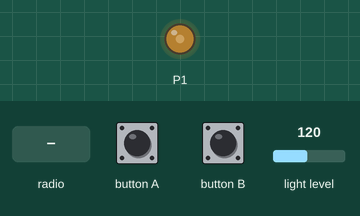
This program was run on a simulated BBC micro:bit (MakeCode). On the bench: output pins drawn as LEDs (lit = HIGH). The test bench sets the inputs (shaded band); at power-on: light level 120.

Above: at 2.2 s.
2.3 s: light level set to 5
At 3.2 s:
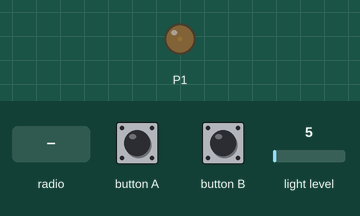
4.0 s: button A pressed for 0.15 s
At 4.39 s:
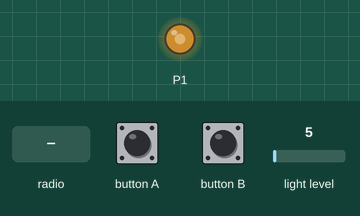
6.1 s: radio message "1" arrives
At 7.5 s:
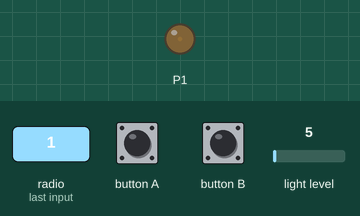
Timing chart, 0 to 9.1 s (numbered marks = the images above; inputs shaded):
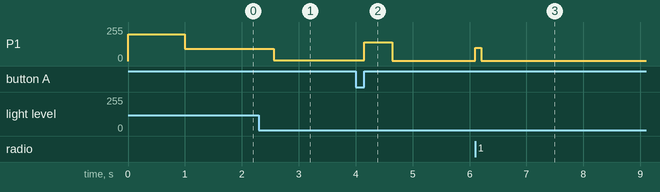

The program:

main.ts
```typescript
radio.onReceivedNumber(function (receivedNumber) {
    if (receivedNumber == 1) {
        LightUP()
    } else if (receivedNumber == 2) {
        LightDown()
    }
})
input.onButtonPressed(Button.A, function () {
    LightUP()
})
function LightUP () {
    LightLevel = LightLevel / 1.41421356
    if (LightLevel < 1) {
        LightLevel = 0
    }
    pins.analogWritePin(AnalogPin.P1, LightLevel)
}
function LightDown () {
    LightLevel = LightLevel * 1.41421356
    if (LightLevel > 1023) {
        LightLevel = 1023
    }
    if (LightLevel == 0) {
        LightLevel = 1
    }
    pins.analogWritePin(AnalogPin.P1, LightLevel)
}
function 光適応 () {
    Light = input.lightLevel()
    pins.analogWritePin(AnalogPin.P1, Light * 4 * (LightLevel / 1023))
}
input.onButtonPressed(Button.B, function () {
    LightDown()
})
let Light = 0
let LightLevel = 0
LightLevel = 800
pins.analogWritePin(AnalogPin.P1, LightLevel)
radio.setGroup(123)
basic.pause(1000)
basic.forever(function () {
    光適応()
    basic.pause(500)
})
```

test.ts
```typescript
// テストはここに来ます。このパッケージが拡張機能として使用されるときにはコンパイルされません。
```

Measured:
- after the input at 2.3 s, P1: 93/255 → 4/255 after 0.26 s
- after the input at 4.0 s, P1: 4/255 → 141/255 after 0.15 s, → 3/255 0.49 s later
- after the input at 6.1 s, P1: 3/255 → 100/255 at once, → 2/255 0.10 s later
